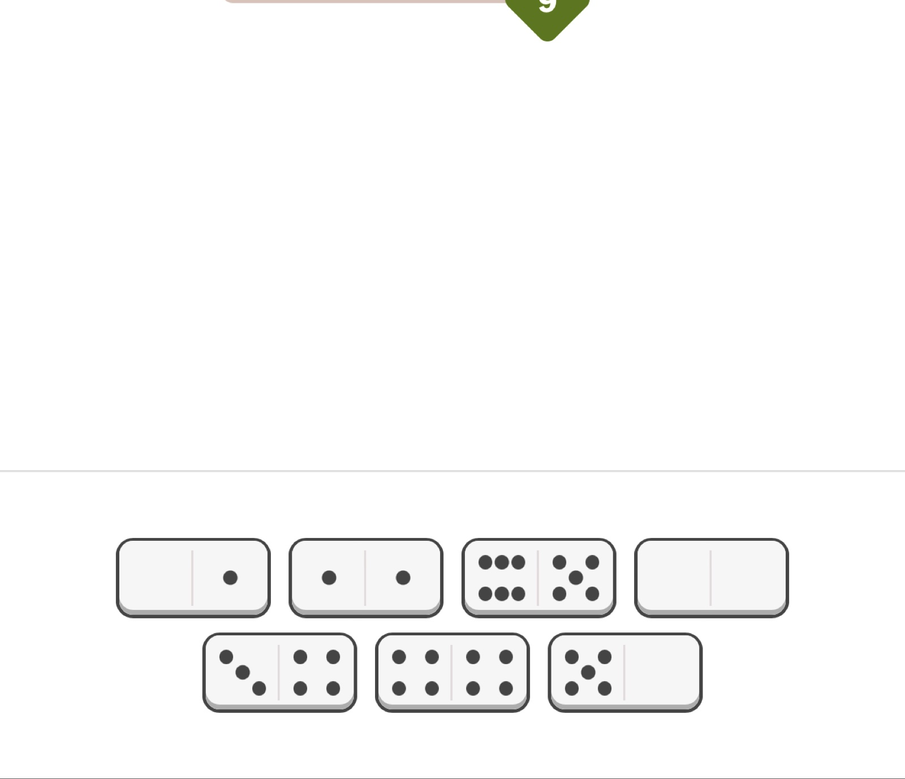
#> input picture cv-service/debug_domino_crop.png, 905 x 779 px, shrunk from 1600 x 1377 before the run
$ python hybrid_extraction.py debug_domino_crop.png
#> lines starting #> are read from the running program, lines starting #| are printed output that depends on the picture; after the words box and inside, x2 and y2 are one past the last pixel; in counts of white or black regions, pixels touching at a corner belong together
"""
Hybrid CV + AI Extraction

Strategy:
1. CV: Detect puzzle ROI using multiple techniques:
   - Saturation mask (for colorful cells)
   - Adaptive thresholding (for grid line detection)
   - Hough line detection (for precise grid boundaries)
2. CV: Crop image to puzzle region only
3. Return cropped image + bounds for AI to analyze

This reduces AI's task from "find puzzle in full screenshot" to
"analyze this cropped puzzle image" - much higher accuracy.
"""

import base64
import io
import cv2
import numpy as np
from typing import Optional, Tuple, List
from pydantic import BaseModel


class CropResult(BaseModel):
    success: bool
    error: Optional[str] = None

    # Cropped image as base64 PNG
    cropped_image: Optional[str] = None

    # Bounds in original image coordinates (includes padding for cropped image)
    bounds: Optional[dict] = None

    # Actual grid bounds (without padding) - use this for overlay alignment
    grid_bounds: Optional[dict] = None

    # Grid line detection confidence (0-1)
    grid_confidence: Optional[float] = None

    # Detected grid dimensions (if found via line detection)
    detected_rows: Optional[int] = None
    detected_cols: Optional[int] = None

    # Timing
    extraction_ms: int = 0


class GridLineResult:
    """Result from grid line detection"""
    def __init__(self):
        self.horizontal_lines: List[int] = []  # Y coordinates
        self.vertical_lines: List[int] = []    # X coordinates
        self.grid_bounds: Optional[Tuple[int, int, int, int]] = None  # x, y, w, h
        self.confidence: float = 0.0
        self.rows: int = 0
        self.cols: int = 0


def detect_grid_lines_adaptive(img: np.ndarray,
                               block_size: int = 15,
                               c_value: int = 5) -> GridLineResult:
    """
    Detect grid lines using adaptive thresholding.

    Adaptive thresholding works better than global thresholding because
    it handles varying lighting conditions across the puzzle screenshot.

    Args:
        img: Input image (BGR)
        block_size: Size of neighborhood for adaptive threshold (must be odd)
        c_value: Constant subtracted from mean

    Returns:
        GridLineResult with detected lines and bounds
    """
    result = GridLineResult()
    H, W = img.shape[:2]

    # Convert to grayscale
    gray = cv2.cvtColor(img, cv2.COLOR_BGR2GRAY)

    # Apply adaptive thresholding - this highlights edges and grid lines
    # ADAPTIVE_THRESH_GAUSSIAN_C uses weighted sum of neighborhood
    adaptive = cv2.adaptiveThreshold(
        gray, 255,
        cv2.ADAPTIVE_THRESH_GAUSSIAN_C,
        cv2.THRESH_BINARY_INV,
        block_size, c_value
    )

    # Also try mean-based for comparison
    adaptive_mean = cv2.adaptiveThreshold(
        gray, 255,
        cv2.ADAPTIVE_THRESH_MEAN_C,
        cv2.THRESH_BINARY_INV,
        block_size + 4, c_value + 2
    )

    # Combine both adaptive results
    combined = cv2.bitwise_or(adaptive, adaptive_mean)

    # Morphological operations to enhance grid lines
    # Horizontal kernel to detect horizontal lines
    h_kernel = cv2.getStructuringElement(cv2.MORPH_RECT, (25, 1))
    horizontal = cv2.morphologyEx(combined, cv2.MORPH_OPEN, h_kernel, iterations=1)
    horizontal = cv2.dilate(horizontal, h_kernel, iterations=1)

    # Vertical kernel to detect vertical lines
    v_kernel = cv2.getStructuringElement(cv2.MORPH_RECT, (1, 25))
    vertical = cv2.morphologyEx(combined, cv2.MORPH_OPEN, v_kernel, iterations=1)
    vertical = cv2.dilate(vertical, v_kernel, iterations=1)

    # Combine horizontal and vertical lines
    grid_lines = cv2.bitwise_or(horizontal, vertical)

    # Use Hough line detection for precise line positions
    lines = cv2.HoughLinesP(
        grid_lines,
        rho=1,
        theta=np.pi/180,
        threshold=50,
        minLineLength=min(W, H) // 10,
        maxLineGap=10
    )

    if lines is not None:
        h_lines = []
        v_lines = []

        for line in lines:
            x1, y1, x2, y2 = line[0]
            # Determine if line is horizontal or vertical
            angle = np.abs(np.arctan2(y2 - y1, x2 - x1) * 180 / np.pi)

            if angle < 15 or angle > 165:  # Horizontal (within 15 degrees)
                y_mid = (y1 + y2) // 2
                h_lines.append(y_mid)
            elif 75 < angle < 105:  # Vertical (within 15 degrees of 90)
                x_mid = (x1 + x2) // 2
                v_lines.append(x_mid)

        # Cluster lines to remove duplicates
        result.horizontal_lines = _cluster_lines(h_lines, threshold=15)
        result.vertical_lines = _cluster_lines(v_lines, threshold=15)

        # Calculate grid bounds from detected lines
        if len(result.horizontal_lines) >= 2 and len(result.vertical_lines) >= 2:
            min_x = min(result.vertical_lines)
            max_x = max(result.vertical_lines)
            min_y = min(result.horizontal_lines)
            max_y = max(result.horizontal_lines)
            result.grid_bounds = (min_x, min_y, max_x - min_x, max_y - min_y)

            # Estimate rows and columns from line spacing
            result.rows = max(1, len(result.horizontal_lines) - 1)
            result.cols = max(1, len(result.vertical_lines) - 1)

            # Calculate confidence based on grid regularity
            result.confidence = _calculate_grid_confidence(
                result.horizontal_lines,
                result.vertical_lines
            )

    return result


def _cluster_lines(lines: List[int], threshold: int = 15) -> List[int]:
    """
    Cluster nearby line positions and return representative values.

    Args:
        lines: List of line positions (x or y coordinates)
        threshold: Maximum distance to consider lines as same

    Returns:
        List of clustered line positions (sorted)
    """
    if not lines:
        return []

    lines = sorted(lines)
    clusters = [[lines[0]]]

    for line in lines[1:]:
        if line - clusters[-1][-1] <= threshold:
            clusters[-1].append(line)
        else:
            clusters.append([line])

    # Return mean of each cluster
    return sorted([int(np.mean(cluster)) for cluster in clusters])


def _calculate_grid_confidence(h_lines: List[int], v_lines: List[int]) -> float:
    """
    Calculate confidence score based on grid regularity.

    A regular grid should have evenly spaced lines.

    Args:
        h_lines: Horizontal line positions
        v_lines: Vertical line positions

    Returns:
        Confidence score 0.0-1.0
    """
    if len(h_lines) < 2 or len(v_lines) < 2:
        return 0.0

    # Calculate spacing regularity for horizontal lines
    h_spacings = np.diff(h_lines)
    h_std = np.std(h_spacings) / max(np.mean(h_spacings), 1)

    # Calculate spacing regularity for vertical lines
    v_spacings = np.diff(v_lines)
    v_std = np.std(v_spacings) / max(np.mean(v_spacings), 1)

    # Lower std means more regular = higher confidence
    # std of 0 = perfect regularity = confidence 1.0
    # std of 0.5+ = irregular = confidence approaching 0
    h_confidence = max(0, 1 - h_std * 2)
    v_confidence = max(0, 1 - v_std * 2)

    # Also factor in number of lines detected (more lines = more confident)
    line_count_bonus = min(1, (len(h_lines) + len(v_lines)) / 10)

    return (h_confidence + v_confidence) / 2 * (0.5 + 0.5 * line_count_bonus)


def detect_grid_with_canny(img: np.ndarray) -> GridLineResult:
    """
    Alternative grid detection using Canny edge detection.

    This is a fallback method when adaptive thresholding doesn't
    produce good results (e.g., low contrast images).

    Args:
        img: Input image (BGR)

    Returns:
        GridLineResult with detected lines and bounds
    """
    result = GridLineResult()
    H, W = img.shape[:2]

    gray = cv2.cvtColor(img, cv2.COLOR_BGR2GRAY)

    # Apply bilateral filter to reduce noise while keeping edges sharp
    filtered = cv2.bilateralFilter(gray, 9, 75, 75)

    # Auto-calculate Canny thresholds using Otsu's method
    high_thresh, _ = cv2.threshold(filtered, 0, 255, cv2.THRESH_BINARY + cv2.THRESH_OTSU)
    low_thresh = high_thresh * 0.5

    # Apply Canny edge detection
    edges = cv2.Canny(filtered, low_thresh, high_thresh)

    # Dilate edges to connect nearby edge pixels
    kernel = cv2.getStructuringElement(cv2.MORPH_RECT, (3, 3))
    edges = cv2.dilate(edges, kernel, iterations=1)

    # Use probabilistic Hough transform
    lines = cv2.HoughLinesP(
        edges,
        rho=1,
        theta=np.pi/180,
        threshold=80,
        minLineLength=min(W, H) // 8,
        maxLineGap=15
    )

    if lines is not None:
        h_lines = []
        v_lines = []

        for line in lines:
            x1, y1, x2, y2 = line[0]
            length = np.sqrt((x2-x1)**2 + (y2-y1)**2)
            angle = np.abs(np.arctan2(y2 - y1, x2 - x1) * 180 / np.pi)

            # Weight by line length
            if angle < 10 or angle > 170:  # Horizontal
                h_lines.extend([(y1 + y2) // 2] * int(length // 50 + 1))
            elif 80 < angle < 100:  # Vertical
                v_lines.extend([(x1 + x2) // 2] * int(length // 50 + 1))

        result.horizontal_lines = _cluster_lines(h_lines, threshold=20)
        result.vertical_lines = _cluster_lines(v_lines, threshold=20)

        if len(result.horizontal_lines) >= 2 and len(result.vertical_lines) >= 2:
            min_x = min(result.vertical_lines)
            max_x = max(result.vertical_lines)
            min_y = min(result.horizontal_lines)
            max_y = max(result.horizontal_lines)
            result.grid_bounds = (min_x, min_y, max_x - min_x, max_y - min_y)
            result.rows = max(1, len(result.horizontal_lines) - 1)
            result.cols = max(1, len(result.vertical_lines) - 1)
            result.confidence = _calculate_grid_confidence(
                result.horizontal_lines,
                result.vertical_lines
            ) * 0.9  # Slightly lower confidence for Canny method

    return result


def find_puzzle_roi_saturation(img: np.ndarray, s_min: int = 25) -> Tuple[Tuple[int, int, int, int], Tuple[int, int, int, int]]:
    """
    Find puzzle ROI using saturation mask (original method).
    The puzzle has colorful cells that pop against the dark background.

    Returns:
        (padded_bounds, actual_bounds) where each is (x, y, width, height)
    """
    H, W = img.shape[:2]

    # Convert to HSV, extract saturation channel
    hsv = cv2.cvtColor(img, cv2.COLOR_BGR2HSV)
    S = hsv[:, :, 1]

    # Threshold saturation to find colorful regions
    mask = ((S > s_min) * 255).astype(np.uint8)

    # Clean up mask
    kernel = cv2.getStructuringElement(cv2.MORPH_ELLIPSE, (11, 11))
    mask = cv2.morphologyEx(mask, cv2.MORPH_CLOSE, kernel, iterations=2)
    mask = cv2.morphologyEx(mask, cv2.MORPH_OPEN, kernel, iterations=1)

    # Find contours, get largest (the puzzle board)
    contours, _ = cv2.findContours(mask, cv2.RETR_EXTERNAL, cv2.CHAIN_APPROX_SIMPLE)
    if not contours:
        raise ValueError("No colorful region found - try lowering s_min")

    # Get bounding box of largest contour - this is the ACTUAL grid bounds
    largest = max(contours, key=cv2.contourArea)
    ax, ay, aw, ah = cv2.boundingRect(largest)
    actual_bounds = (ax, ay, aw, ah)

    # Add padding for cropped image (gives AI more context)
    pad = int(0.05 * max(aw, ah))
    px = max(0, ax - pad)
    py = max(0, ay - pad)
    pw = min(W - px, aw + 2 * pad)
    ph = min(H - py, ah + 2 * pad)
    padded_bounds = (px, py, pw, ph)

    return padded_bounds, actual_bounds


def find_puzzle_roi(img: np.ndarray, s_min: int = 25) -> Tuple[Tuple[int, int, int, int], Tuple[int, int, int, int], Optional[GridLineResult]]:
    """
    Find puzzle ROI using multiple techniques for best accuracy.

    Strategy:
    1. Try adaptive thresholding for grid line detection
    2. Try Canny edge detection as fallback
    3. Fall back to saturation-based detection
    4. Combine results for best bounds

    Returns:
        (padded_bounds, actual_bounds, grid_line_result) where:
        - padded_bounds: includes padding for cropping (gives context)
        - actual_bounds: the actual puzzle grid (for overlay alignment)
        - grid_line_result: detailed grid line detection results (or None)
    """
    H, W = img.shape[:2]

    # Method 1: Adaptive thresholding for grid lines
    adaptive_result = detect_grid_lines_adaptive(img)

    # Method 2: Canny edge detection (fallback)
    canny_result = None
    if adaptive_result.confidence < 0.5:
        canny_result = detect_grid_with_canny(img)

    # Method 3: Saturation-based detection (always run as baseline)
    try:
        sat_padded, sat_actual = find_puzzle_roi_saturation(img, s_min)
    except ValueError:
        # If saturation fails, rely entirely on line detection
        sat_padded = None
        sat_actual = None

    # Determine best bounds based on confidence
    best_result = adaptive_result
    if canny_result and canny_result.confidence > adaptive_result.confidence:
        best_result = canny_result

    # If grid line detection found good bounds, use those
    if best_result.grid_bounds and best_result.confidence > 0.3:
        gx, gy, gw, gh = best_result.grid_bounds

        # Refine using saturation bounds if available (intersection)
        if sat_actual:
            sx, sy, sw, sh = sat_actual
            # Use intersection to get tighter bounds
            final_x = max(gx, sx)
            final_y = max(gy, sy)
            final_w = min(gx + gw, sx + sw) - final_x
            final_h = min(gy + gh, sy + sh) - final_y

            # Only use intersection if it's reasonably sized
            if final_w > 50 and final_h > 50:
                actual_bounds = (final_x, final_y, final_w, final_h)
            else:
                # Grid detection bounds are probably more accurate
                actual_bounds = (gx, gy, gw, gh)
        else:
            actual_bounds = (gx, gy, gw, gh)
    elif sat_actual:
        # Fall back to saturation-based bounds
        actual_bounds = sat_actual
    else:
        raise ValueError("Could not detect puzzle region with any method")

    # Calculate padded bounds
    ax, ay, aw, ah = actual_bounds
    pad = int(0.05 * max(aw, ah))
    px = max(0, ax - pad)
    py = max(0, ay - pad)
    pw = min(W - px, aw + 2 * pad)
    ph = min(H - py, ah + 2 * pad)
    padded_bounds = (px, py, pw, ph)

    return padded_bounds, actual_bounds, best_result


# [147 lines left out: functions find_domino_tray, crop_domino_region, not called in this run]


def crop_puzzle_region(
    base64_image: str,
    exclude_bottom_percent: float = 0.05  # Exclude only a tiny bit (just buffer)
) -> CropResult:
    """
    Crop image to puzzle region only.

    Uses multiple detection techniques for best accuracy:
    1. Adaptive thresholding for grid line detection
    2. Canny edge detection (fallback)
    3. Saturation-based detection (baseline)

    Args:
        base64_image: Full screenshot as base64
        exclude_bottom_percent: Exclude bottom X% of ROI (domino tray)

    Returns:
        CropResult with cropped image, bounds (padded), grid_bounds (actual),
        plus grid detection confidence and estimated dimensions
    """
#> called with exclude_bottom_percent = 0.05
    import time
    start = time.time()

    try:
        # Decode image
        if "base64," in base64_image:
            base64_image = base64_image.split("base64,")[1]

        img_bytes = base64.b64decode(base64_image)
        img_array = np.frombuffer(img_bytes, dtype=np.uint8)
        img = cv2.imdecode(img_array, cv2.IMREAD_COLOR)
#> img is the input picture: shape (779, 905, 3); mean B, G, R 248.7, 248.9, 248.9

        if img is None:
            return CropResult(
                success=False,
                error="Failed to decode image",
                extraction_ms=int((time.time() - start) * 1000)
            )

        H, W = img.shape[:2]

        # Find puzzle ROI - returns padded bounds, actual bounds, and grid line result
        (x, y, w, h), (gx, gy, gw, gh), grid_result = find_puzzle_roi(img)
#> in detect_grid_lines_adaptive, `adaptive = cv2.adaptiveThreshold( gray, 255, cv2.ADAPTIVE_THRESH_GAUSS..`:
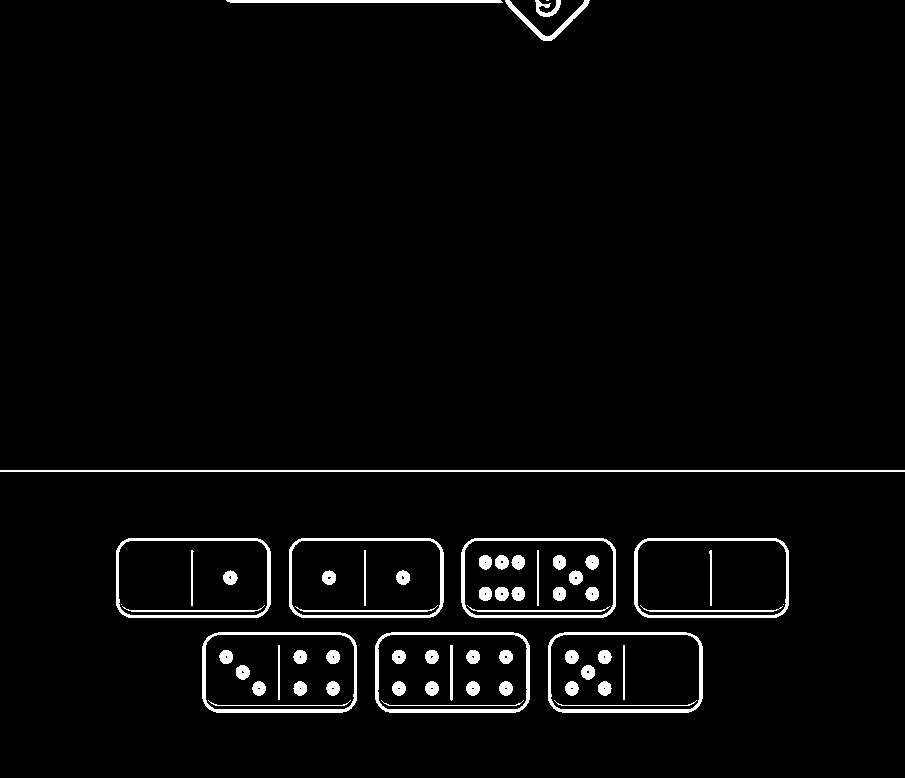
#> adaptive: shape (779, 905); 3.1% white; 63 white regions (3 under 20 px), largest, box (x1, y1, x2, y2) and area: (0, 470, 905, 472) 1810, (375, 632, 530, 713) 1538, (202, 632, 357, 713) 1492
#> in detect_grid_lines_adaptive, `adaptive_mean = cv2.adaptiveThreshold( gray, 255, cv2.ADAPTIVE_THRESH_..`:
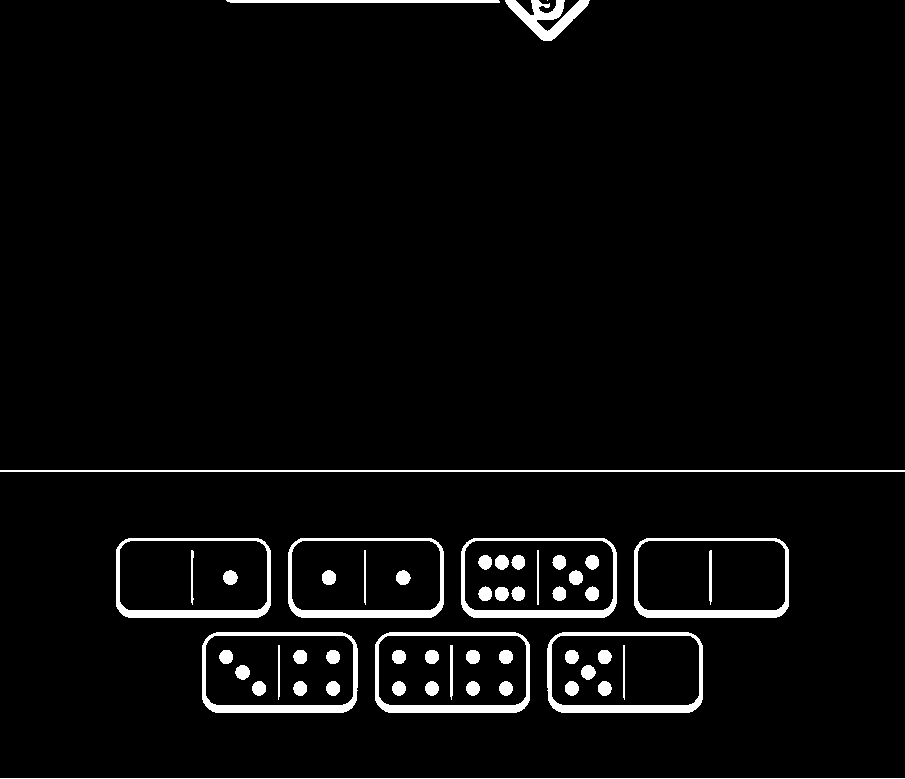
#> adaptive_mean: shape (779, 905); 3.8% white; 53 white regions (1 under 20 px), largest, box (x1, y1, x2, y2) and area: (202, 632, 358, 713) 2329, (547, 632, 703, 713) 2329, (375, 632, 530, 713) 2285
#> in detect_grid_lines_adaptive, `horizontal = cv2.morphologyEx(combined, cv2.MORPH_OPEN, h_kernel, iter..`:
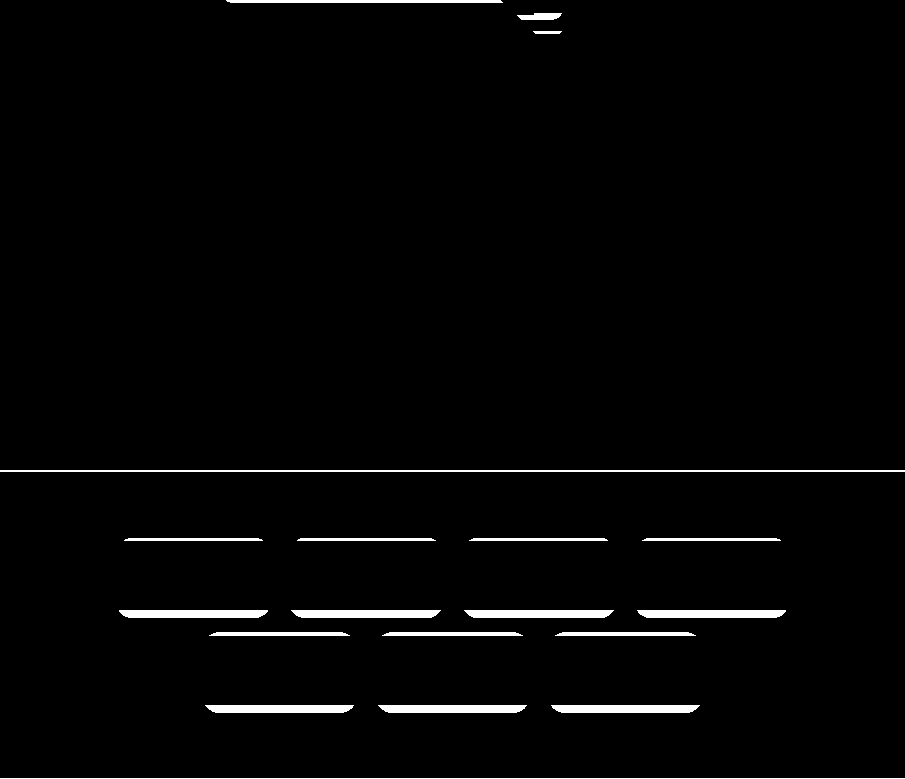
#> horizontal: shape (779, 905); 2.1% white; 19 white regions, largest, box (x1, y1, x2, y2) and area: (0, 470, 905, 472) 1810, (119, 610, 268, 618) 1140, (637, 610, 786, 618) 1139
#> in detect_grid_lines_adaptive, `horizontal = cv2.dilate(horizontal, h_kernel, iterations=1)`:
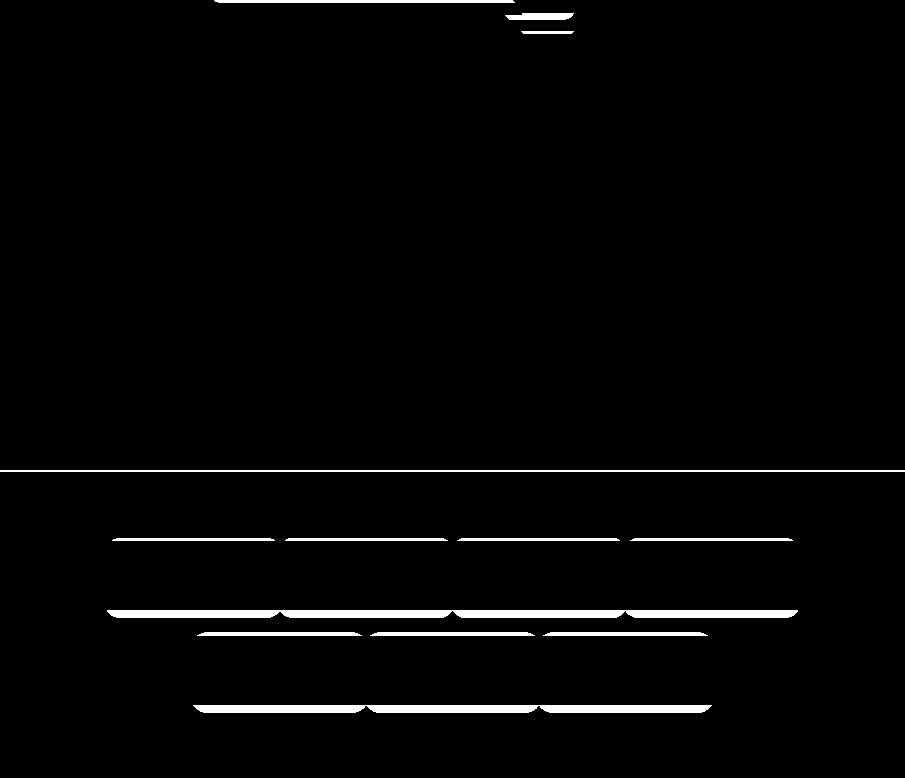
#> horizontal: shape (779, 905); 2.5% white; 14 white regions, largest, box (x1, y1, x2, y2) and area: (107, 610, 798, 618) 5319, (193, 705, 712, 713) 3962, (0, 470, 905, 472) 1810
#> (the rest of the program and of its run is left out)
